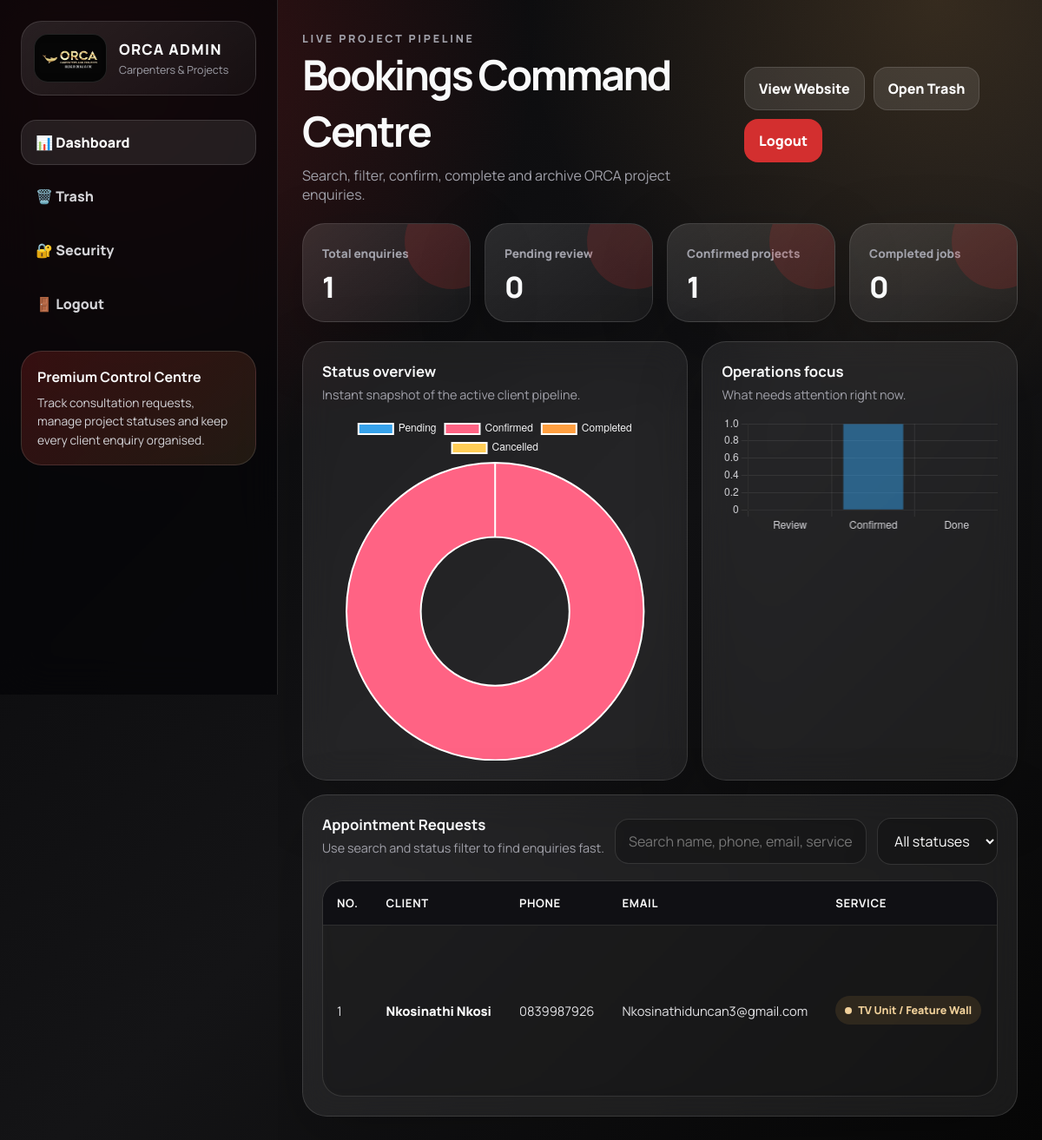
The page /dashboard (signed in) on the database its author committed.
### tables this page shows
CREATE TABLE appointments (
            id INTEGER PRIMARY KEY AUTOINCREMENT,
            full_name TEXT NOT NULL,
            phone TEXT NOT NULL,
            email TEXT NOT NULL,
            service TEXT NOT NULL,
            appointment_date TEXT NOT NULL,
            appointment_time TEXT NOT NULL,
            message TEXT,
            status TEXT DEFAULT 'Pending',
            is_deleted INTEGER DEFAULT 0,
            deleted_at TEXT
        );

### app.py (the view)
@app.route("/dashboard")
def dashboard():
    if not admin_required():
        return redirect(url_for("login"))
    conn = get_db_connection()
    appointments = conn.execute("""
        SELECT *
        FROM appointments
        WHERE COALESCE(is_deleted, 0) = 0
        ORDER BY appointment_date ASC, appointment_time ASC
    """).fetchall()
    gallery_items = conn.execute("""
        SELECT * FROM gallery_items
        ORDER BY created_at DESC, id DESC
    """).fetchall()
    conn.close()
    return render_template(
        "dashboard.html",
        appointments=appointments,
        gallery_items=gallery_items,
        gallery_success=request.args.get("gallery_success"),
        gallery_error=request.args.get("gallery_error")
    )

### app.py (called while the page is built)
def get_db_connection():
    conn = sqlite3.connect(DB_PATH)
    conn.row_factory = sqlite3.Row
    return conn

def admin_required():
    return session.get("admin_logged_in") is True

### templates/dashboard.html (shortened to what this page needs)
<!DOCTYPE html>
  <html lang="en">
    <head>
    </head>
    <body>
      <div class="app">
        <aside class="sidebar">
          <div class="brand">
            <img src="{{ url_for('static', filename='logo.jpg') }}" alt="ORCA logo">
            <div>
              <h1>
                ORCA ADMIN
              </h1>
              <p>
                Carpenters & Projects
              </p>
            </div>
          </div>
          <nav class="nav">
            <a class="active" href="{{ url_for('dashboard') }}">
            📊 Dashboard
            </a>
            <a href="{{ url_for('bin_page') }}">
            🗑️ Trash
            </a>
            <a href="{{ url_for('change_password') }}">
            🔐 Security
            </a>
            <a href="{{ url_for('logout') }}">
            🚪 Logout
            </a>
          </nav>
          <div class="side-card">
            <strong>Premium Control Centre</strong>
            <p>
              Track consultation requests, manage project statuses and keep every client enquiry organised.
            </p>
          </div>
        </aside>
        <main class="main">
          <section class="top">
            <div>
              <p class="kicker">
                Live project pipeline
              </p>
              <h2>
                Bookings Command Centre
              </h2>
              <p>
                Search, filter, confirm, complete and archive ORCA project enquiries.
              </p>
            </div>
            <div class="actions">
              <a class="btn" href="/" target="_blank">
              View Website
              </a>
              <a class="btn" href="{{ url_for('bin_page') }}">
              Open Trash
              </a>
              <a class="btn red" href="{{ url_for('logout') }}">
              Logout
              </a>
            </div>
          </section>
          {% set confirmed = appointments | selectattr('status','equalto','Confirmed') | list | length %}
          {% set completed = appointments | selectattr('status','equalto','Completed') | list | length %}
          {% set cancelled = appointments | selectattr('status','equalto','Cancelled') | list | length %}
          {% set pending = appointments|length - confirmed - completed - cancelled %}
          <section class="grid">
            <div class="stat">
              <span>Total enquiries</span>
              <strong>{{ appointments|length }}</strong>
            </div>
            <div class="stat">
              <span>Pending review</span>
              <strong>{{ pending }}</strong>
            </div>
            <div class="stat">
              <span>Confirmed projects</span>
              <strong>{{ confirmed }}</strong>
            </div>
            <div class="stat">
              <span>Completed jobs</span>
              <strong>{{ completed }}</strong>
            </div>
          </section>
          <section class="analytics">
            <div class="panel">
              <h3>
                Status overview
              </h3>
              <p>
                Instant snapshot of the active client pipeline.
              </p>
              <canvas id="statusChart" height="130">
              </canvas>
            </div>
            <div class="panel">
              <h3>
                Operations focus
              </h3>
              <p>
                What needs attention right now.
              </p>
              <canvas id="focusChart" height="130">
              </canvas>
            </div>
          </section>
          <section class="panel">
            <div class="toolbar">
              <div>
                <h3>
                  Appointment Requests
                </h3>
                <p>
                  Use search and status filter to find enquiries fast.
                </p>
              </div>
              <div class="search">
                <input id="searchInput" type="text" placeholder="Search name, phone, email, service, date...">
              </div>
              <div class="filter">
                <select id="statusFilter">
                  <option value="">
                  All statuses
                  </option>
                </select>
              </div>
            </div>
            <div class="table-wrap">
              <table id="appointmentsTable">
                <thead>
                  <tr>
                    <th>
                      No.
                    </th>
                    <th>
                      Client
                    </th>
                    <th>
                      Phone
                    </th>
                    <th>
                      Email
                    </th>
                    <th>
                      Service
                    </th>
                    <th>
                    </th>
                  </tr>
                </thead>
                <tbody>
                  {% for appointment in appointments %}
                    {% set status = appointment['status'] or 'Pending' %}
                    <tr data-status="{{ status }}">
                      <td>
                        {{ loop.index }}
                      </td>
                      <td class="name">
                        {{ appointment['full_name'] }}
                      </td>
                      <td>
                        {{ appointment['phone'] }}
                      </td>
                      <td>
                        {{ appointment['email'] }}
                      </td>
                      <td>
                        <span class="pill service">
                        {{ appointment['service'] }}
                        </span>
                      </td>
                      <td>
                      </td>
                    </tr>
                  {% else %}
                    <tr>
                      <td colspan="10" style="text-align:center;color:var(--muted);padding:34px">
                        No appointment requests yet.
                      </td>
                    </tr>
                  {% endfor %}
                </tbody>
              </table>
            </div>
          </section>
        </main>
      </div>
      <script>
        const search=document.getElementById('searchInput'),filter=document.getElementById('statusFilter'),rows=[...document.querySelectorAll('#appointmentsTable tbody tr[data-status]')];function applyFilters(){const q=(search.value||'').toLowerCase(),s=filter.value;rows.forEach(r=>{r.style.display=(r.innerText.toLowerCase().includes(q)&&(!s||r.dataset.status===s))?'':'none'})}search?.addEventListener('input',applyFilters);filter?.addEventListener('change',applyFilters);const toast=document.getElementById('toast');setTimeout(()=>toast.classList.add('show'),400);setTimeout(()=>toast.classList.remove('show'),2600); new Chart(document.getElementById('statusChart'),{type:'doughnut',data:{labels:['Pending','Confirmed','Completed','Cancelled'],datasets:[{data:[
        {{ pending }}
        ,
        {{ confirmed }}
        ,
        {{ completed }}
        ,
        {{ cancelled }}
        ]}]},options:{plugins:{legend:{labels:{color:'#f4f4f5'}}}}}); new Chart(document.getElementById('focusChart'),{type:'bar',data:{labels:['Review','Confirmed','Done'],datasets:[{label:'Appointments',data:[
        {{ pending }}
        ,
        {{ confirmed }}
        ,
        {{ completed }}
        ]}]},options:{scales:{x:{ticks:{color:'#d4d4d8'},grid:{color:'rgba(255,255,255,.08)'}},y:{ticks:{color:'#d4d4d8'},grid:{color:'rgba(255,255,255,.08)'}}},plugins:{legend:{display:false}}}});
      </script>
    </body>
  </html>

### rows shown on the page
appointments: full_name "Nkosinathi Nkosi", phone "0839987926", email "Nkosinathiduncan3@gmail.com", service "TV Unit / Feature Wall"

### other values the page prints
{{ appointments|length }} "1"
{{ pending }} "0"
{{ confirmed }} "1"
{{ completed }} "0"
chart data {{ pending }} 0
chart data {{ completed }} 0
chart data {{ cancelled }} 0
